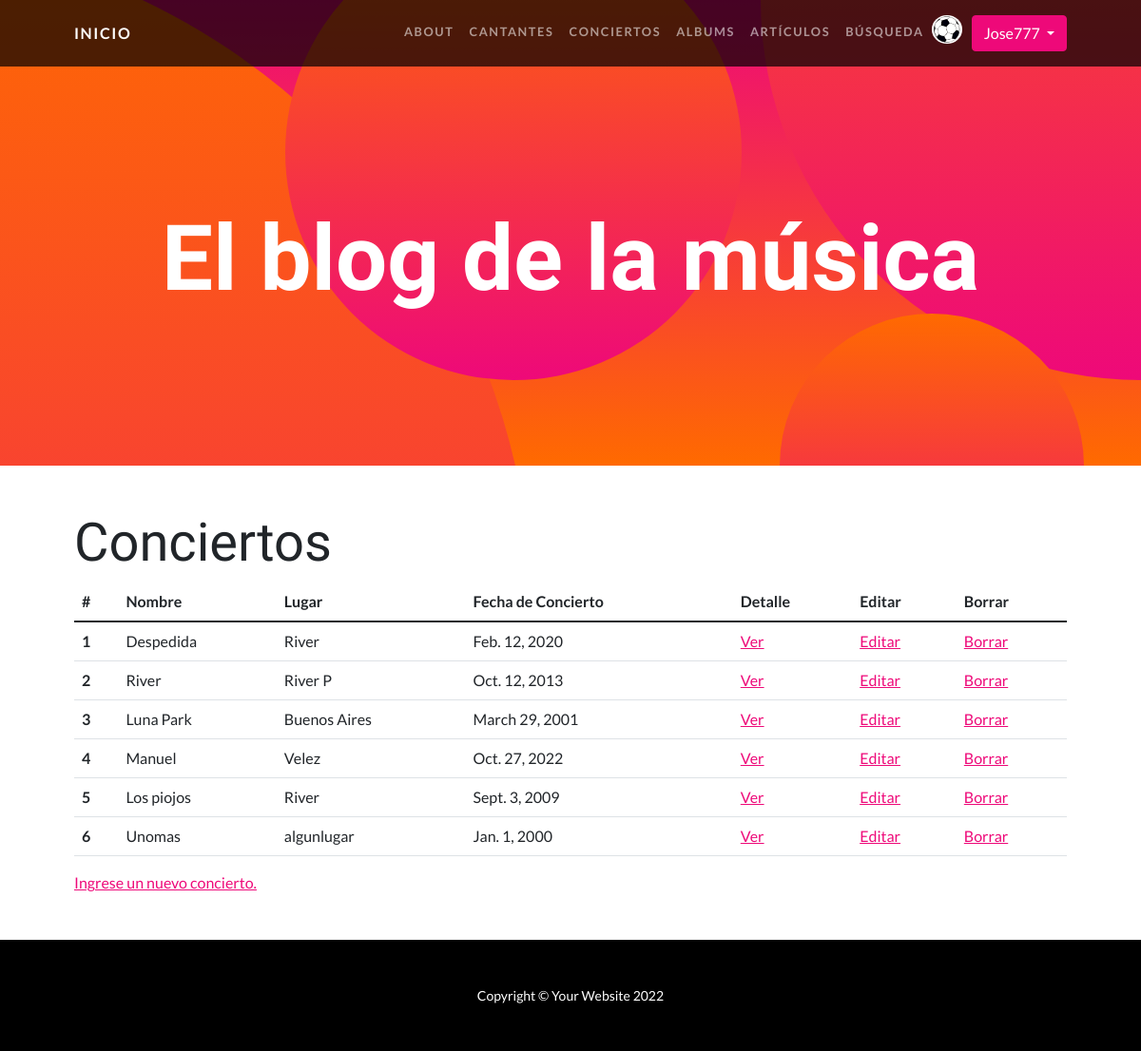
Before: /AppBlog/conciertos/ (signed in) with the older database file.
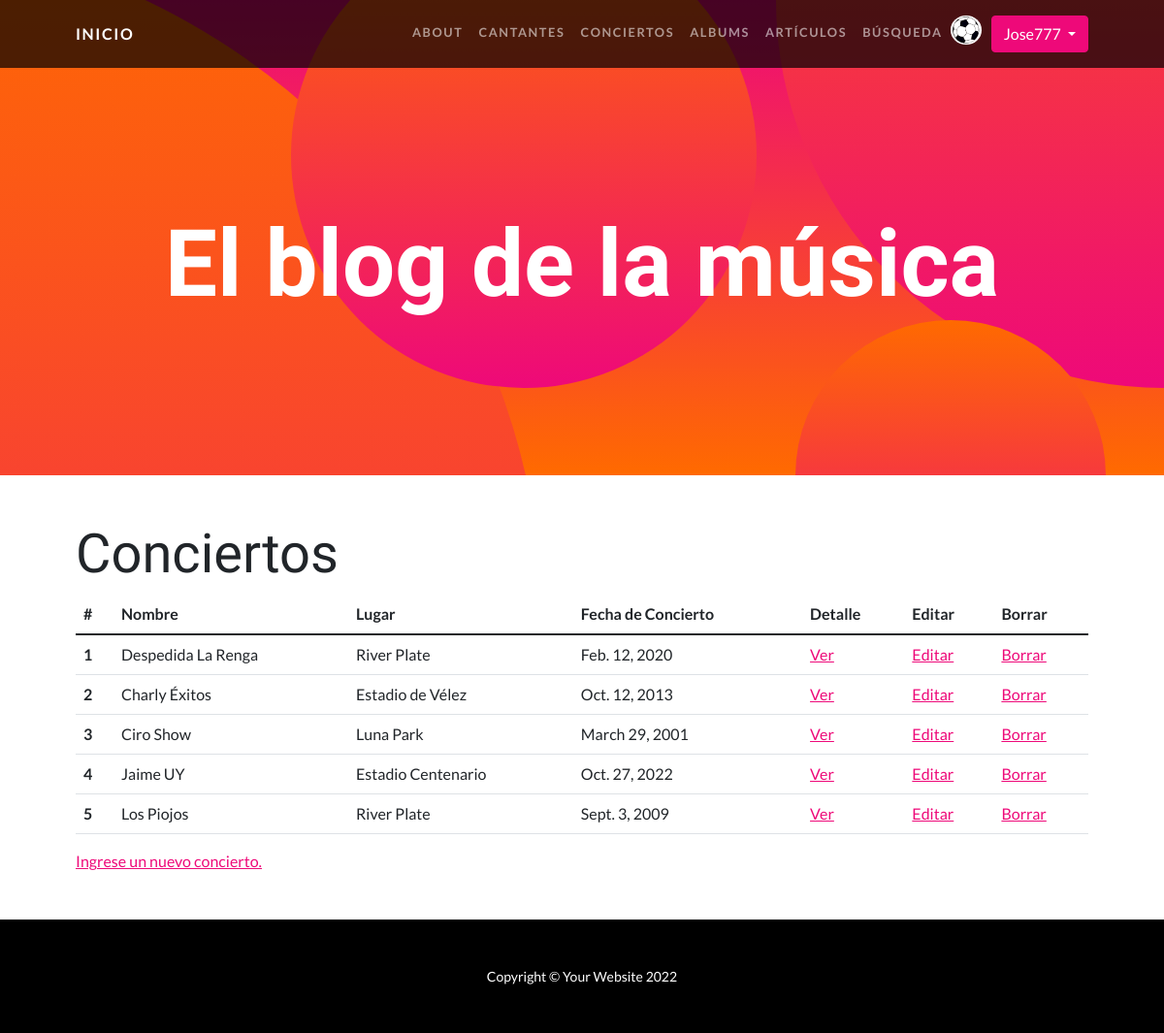
After: the same page with the newer database file.
### AppBlog/models.py (models this page shows, shortened)
class Concierto(models.Model):
    nombre = models.CharField(max_length=30)
    lugar = models.CharField(max_length=30)
    fecha_de_concierto = models.DateField(null=True)

### AppBlog/views.py (the view)
# urls.py: path("conciertos/", conciertos, name="conciertos"),
@login_required
def conciertos(request):
    conciertos = Concierto.objects.all()
    contexto = {"conciertos_encontrados": conciertos}
    return render(request, "AppBlog/conciertos.html", context=contexto)

### AppBlog/templates/AppBlog/conciertos.html
{% extends "AppBlog/padre.html" %}
{% load static %}
{% block contenidoQueCambia %}
<div class="container px-5 my-5">
    <h2 class="display-4" >Conciertos</h2>
    {% if conciertos_encontrados %}
        <table class="table table-hover">
            <thead>
            <tr>
                <th scope="col">#</th>
                <th scope="col">Nombre</th>
                <th scope="col">Lugar</th>
                <th scope="col">Fecha de Concierto</th>
                <th scope="col">Detalle</th>
                <th scope="col">Editar</th>
                <th scope="col">Borrar</th>
            </tr>
            </thead>
            <tbody>
            {% for concierto in conciertos_encontrados %}
                <tr>
                    <th scope="row">{{forloop.counter}}</th>
                    <td>{{concierto.nombre}}</td>
                    <td>{{concierto.lugar}}</td>
                    <td>{{concierto.fecha_de_concierto}}</td>
                    <td> <a href="{% url 'ConciertoDetail' concierto.id %}">Ver</a> </td>
                    <td> <a href="{% url 'ConciertoUpdate' concierto.id %}">Editar</a> </td>
                    <td> <a href="{% url 'ConciertoDelete' concierto.id %}">Borrar</a> </td>
                </tr>
            {% endfor %}
            </tbody>
        </table>
    {% else %}
        <p>No se encontraron conciertos cargados en la base de datos.</p>
    {% endif %}
    <p><a href="{% url 'form_conciertos' %}"> Ingrese un nuevo concierto.</a></p>
</div>
{% endblock %}

Changed rows visible on the page:
removed Concierto: nombre "Unomas", lugar "algunlugar", fecha_de_concierto "Jan. 1, 2000"
changed Concierto: nombre "Despedida" → "Despedida La Renga"; lugar "River" → "River Plate"
changed Concierto: nombre "River" → "Charly Éxitos"; lugar "River P" → "Estadio de Vélez"
changed Concierto "Luna Park": nombre "Luna Park" → "Ciro Show"; lugar "Buenos Aires" → "Luna Park"
changed Concierto: nombre "Manuel" → "Jaime UY"; lugar "Velez" → "Estadio Centenario"
changed Concierto: nombre "Los piojos" → "Los Piojos"; lugar "River" → "River Plate"
